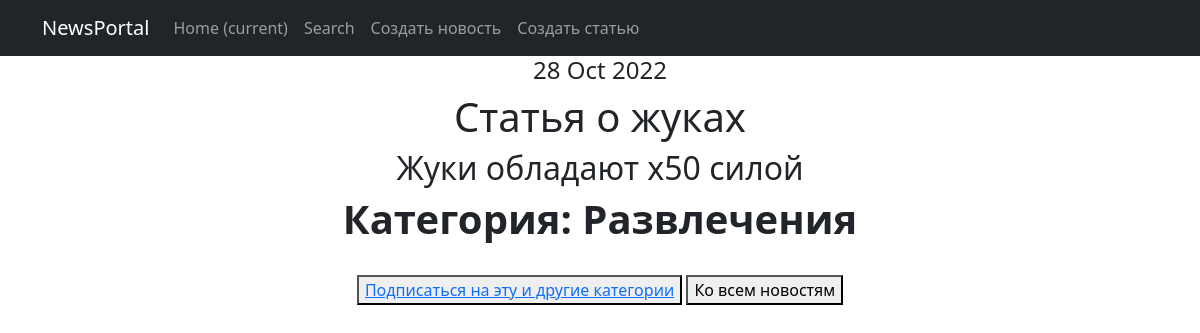
Screenshot of /news/1 with the database file from the repository.
### NewsPortal/models.py (models this page shows, shortened)
class Post(models.Model):
    NEWS = 'NW'
    ARTICLE = 'AR'
    CATEGORY_CHOICES = (
        (NEWS, 'Новость'),
        (ARTICLE, 'Статья'),
    )
    categoryType = models.CharField(max_length=2, choices=CATEGORY_CHOICES, default=NEWS)
    time_post = models.DateTimeField(auto_now_add=True)
    header = models.CharField(max_length=255)
    content = models.TextField()
    _post_rating = models.IntegerField(default=0)
    author = models.ForeignKey(Author, on_delete=models.CASCADE)  # 1 to many Author
    category = models.ManyToManyField(Category, through='PostCategory')  # many to many Category

class Category(models.Model):
    category_name = models.CharField(max_length=255, unique=True)
    subscribers = models.ManyToManyField(User, through='SubscribersCategory')

### NewsPortal/views.py (the view)
# urls.py: path('<int:pk>', NewsDetail.as_view(), name='news_detail'),
class NewsDetail(DetailView):
    model = Post
    template_name = 'current_news.html'
    context_object_name = 'post'
    def get_context_data(self, **kwargs):
        context = super().get_context_data(**kwargs)
        pk = self.kwargs['pk']
        category_id = PostCategory.objects.filter(post_id=pk).values('category_id')[0]['category_id']
        context['category'] = Category.objects.values('category_name')[category_id-1]['category_name']
        return context
    def get_object(self, *args, **kwargs):
        obj = cache.get(f'post-{self.kwargs["pk"]}', None)
        if not obj:
            obj = super().get_object(queryset=self.queryset)
            cache.set(f'post-{self.kwargs["pk"]}', obj)
        return obj

### NewsPortal/templatetags/custom_filters.py (called while the page is built)
@register.filter()
def censor(value):
    cen = ['дурак', 'идиот', 'придурок']
    header_list = value.split()
    new_value = []
    for word in header_list:
        if word.lower() in cen:
            word = '*' * len(word)
            new_value.append(word)
        else:
            new_value.append(word)
    return " ".join(new_value)

### templates/current_news.html (shortened to what this page needs)
{% extends 'flatpages/default.html' %}
{% load custom_filters %}
{% block content %}
<h4>{{ post.time_post | date:'d M Y' }}</h4>
<h1>{{ post.header | censor }}</h1>
<h2>{{ post.content | censor }}</h2>
<h1><strong>Категория: {{ category }}</strong></h1><br>
<button> <a href="http://127.0.0.1:8000/news/categories/"> Подписаться на эту и другие категории </a> </button>
<button onclick="window.location.href = 'http://127.0.0.1:8000/news/';">Ко всем новостям</button>
{% endblock content %}

### rows the page displays
Post: time_post "28 Oct 2022", header|censor "Статья о жуках", content|censor "Жуки обладают x50 силой"
Category: category_name "Развлечения"
